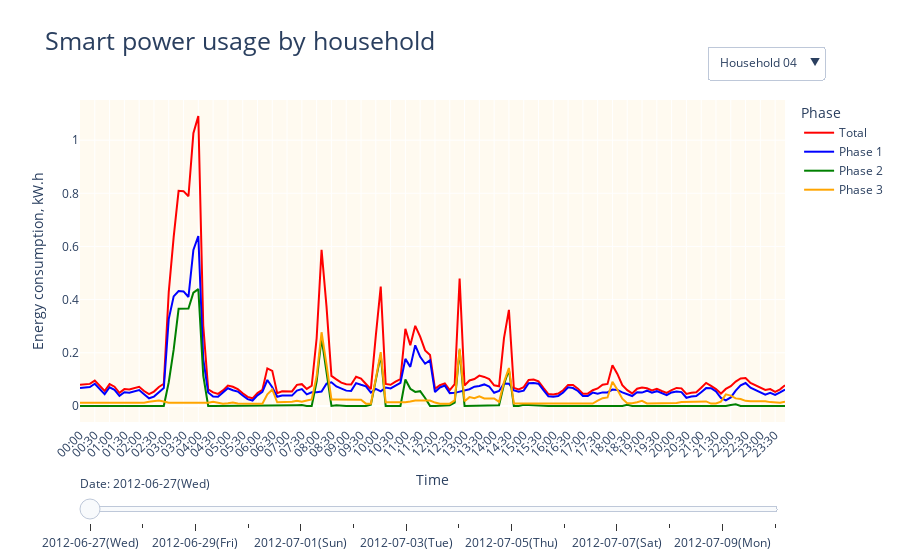

Notebook code cell kept with this figure:
### Markdown cell above
## Plotly with dropdown menu and slider
dropdown menu as the households, and slider as the date (first 2 weeks of the data)

### Code cell
# INITIALIZE GRAPH OBJECT
fig = go.Figure(layout=dict(
    legend=dict(groupclick="toggleitem")))

# fig = make_subplots(rows=4, cols=1, vertical_spacing=0.065, shared_xaxes=True)

# ADD TRACES: [c1*y1, c1*y2, c1*y3,..c2*y1, c2*y2,..]
for house in pd.unique(ten_min_day.household):  # 3 household
    for s in pd.unique(ten_min_day.date):  # 14 days

        df1 = ten_min_day.loc[(ten_min_day['household'] == house) & (
            ten_min_day['date'] == s)]
        total_df = df1.loc[(df1['phase'] == 0)]
        p1_df = df1.loc[(df1['phase'] == 1)]
        p2_df = df1.loc[(df1['phase'] == 2)]
        p3_df = df1.loc[(df1['phase'] == 3)]

        fig.add_trace(
            go.Scatter(x=list(total_df.time), y=list(total_df.value), visible=False, name="Total",
                       line=dict(color='red')))
        fig.add_trace(
            go.Scatter(x=list(p1_df.time), y=list(p1_df.value), visible=False, name="Phase 1",
                       line=dict(color='blue')))
        fig.add_trace(
            go.Scatter(x=list(p2_df.time), y=list(p2_df.value), visible=False, name="Phase 2",
                       line=dict(color='green')))
        fig.add_trace(
            go.Scatter(x=list(p3_df.time), y=list(p3_df.value), visible=False, name="Phase 3",
                       line=dict(color='orange')))

        # total 4*14*3 traces

        # fig.add_trace(
        #     go.Scatter(
        #     visible=False,
        #     line=dict(color="#00CED1", width=6),
        #     name="Date : " + str(step),
        #     x=pd.unique(ten_min_day.date),
        #     y=ten_min_day.value))


# Create and add slider
steps = []

# for each year and each continent

for i in range(3*14):
    label = [str(s) for s in ten_min_day['date'].dt.strftime(
        '%Y-%m-%d(%a)').unique()]
    step = dict(
        method="update",
        label=label[i % 14],
        args=[{"visible": [False]*3*14*4},],
        # layout attribute
    )

    step["args"][0]["visible"][i*4] = True
    step["args"][0]["visible"][i*4+1] = True
    step["args"][0]["visible"][i*4+2] = True
    step["args"][0]["visible"][i*4+3] = True  # Toggle i'th trace to "visible"
    steps.append(step)

sliders = []

for i in np.arange(0, 3*14, 14):
    slider = [dict(
        active=0,
        currentvalue={"prefix": "Date: "},
        pad={"t": 50},
        steps=steps[i:i+14],


    )]
    sliders.append(slider)

# INITIALIZE
# MAKE FIRST TRACE VISABLE
fig.data[0].visible = True
fig.data[1].visible = True
fig.data[2].visible = True
fig.data[3].visible = True
fig.update_layout(sliders=sliders[0])


# ADD DROPDOWN TO CHANGE TYPE
# "restyle": modify data or data attributes
# "relayout": modify layout attributes
# "update": modify data and layout attributes
# "animate": start or pause an animation

fig.update_layout(
    title=dict(text="Smart power usage by household",
               font=dict(size=25), yref='paper'),
    legend_title="Phase",
    xaxis_title="Time",
    yaxis_title="Energy consumption, kW.h",
    plot_bgcolor="floralwhite",
    showlegend=True,
    hovermode='x'

)
fig.update_xaxes(tickangle=-45,
                 showspikes=True,
                 spikemode='across',
                 spikesnap='cursor',
                 showline=True,
                 showgrid=True,
                 spikethickness=1,
                
                 )
# IMPORTANT WITH MULTIPLE ARGS YOU NEED EACH IN A DICTIONARY FOR SOME REASON
fig.update_layout(

    updatemenus=[
        dict(
            buttons=list([
                dict(
                    label="Household 04",
                    method="update",
                    args=[{"visible": [False]*0*4+[True]*4+[False]
                           * (3*14-1)*4}, {"sliders": sliders[0]}],


                ),
                dict(
                    label="Household 05",
                    method="update",
                    args=[{"visible": [False]*14*4+[True]*4+[False]
                           * (3*14-1-14)*4}, {"sliders": sliders[1]}],
                ),
                dict(
                    label="Household 06",
                    method="update",
                    args=[{"visible": [False]*28*4+[True]*4+[False]
                           * (3*14-1-14*2)*4}, {"sliders": sliders[2]}],

                )
            ]),
            direction="down",
            showactive=True,
            pad={"r": 10, "t": 10},
            x=0.89,
            xanchor="left",
            y=1.2,
            yanchor="auto",

        )
    ]
)

fig.show()

### Figure 1 — Plotly figure (JSON) as saved in the notebook; plotly's stock layout.template omitted (floating-point values rounded to 4 significant figures; data arrays with more than 128 entries replaced by an {"elided": "..."} marker saying what was removed)
{"data": [{"line": {"color": "red"}, "name": "Total", "type": "scatter", "visible": true, "x": {"elided": "144 str values"}, "y": {"elided": "144 float values"}}, {"line": {"color": "blue"}, "name": "Phase 1", "type": "scatter", "visible": true, "x": {"elided": "144 str values"}, "y": {"elided": "144 float values"}}, {"line": {"color": "green"}, "name": "Phase 2", "type": "scatter", "visible": true, "x": {"elided": "144 str values"}, "y": {"elided": "144 float values"}}, {"line": {"color": "orange"}, "name": "Phase 3", "type": "scatter", "visible": true, "x": {"elided": "144 str values"}, "y": {"elided": "144 float values"}}, {"line": {"color": "red"}, "name": "Total", "type": "scatter", "visible": false, "x": {"elided": "144 str values"}, "y": {"elided": "144 float values"}}, {"line": {"color": "blue"}, "name": "Phase 1", "type": "scatter", "visible": false, "x": {"elided": "144 str values"}, "y": {"elided": "144 float values"}}, {"line": {"color": "green"}, "name": "Phase 2", "type": "scatter", "visible": false, "x": {"elided": "144 str values"}, "y": {"elided": "144 float values"}}, {"line": {"color": "orange"}, "name": "Phase 3", "type": "scatter", "visible": false, "x": {"elided": "144 str values"}, "y": {"elided": "144 float values"}}, {"line": {"color": "red"}, "name": "Total", "type": "scatter", "visible": false, "x": {"elided": "144 str values"}, "y": {"elided": "144 float values"}}, {"line": {"color": "blue"}, "name": "Phase 1", "type": "scatter", "visible": false, "x": {"elided": "144 str values"}, "y": {"elided": "144 float values"}}, {"line": {"color": "green"}, "name": "Phase 2", "type": "scatter", "visible": false, "x": {"elided": "144 str values"}, "y": {"elided": "144 float values"}}, {"line": {"color": "orange"}, "name": "Phase 3", "type": "scatter", "visible": false, "x": {"elided": "144 str values"}, "y": {"elided": "144 float values"}}, {"line": {"color": "red"}, "name": "Total", "type": "scatter", "visible": false, "x": {"elided": "144 str values"}, "y": {"elided": "144 float values"}}, {"line": {"color": "blue"}, "name": "Phase 1", "type": "scatter", "visible": false, "x": {"elided": "144 str values"}, "y": {"elided": "144 float values"}}, {"line": {"color": "green"}, "name": "Phase 2", "type": "scatter", "visible": false, "x": {"elided": "144 str values"}, "y": {"elided": "144 float values"}}, {"line": {"color": "orange"}, "name": "Phase 3", "type": "scatter", "visible": false, "x": {"elided": "144 str values"}, "y": {"elided": "144 float values"}}, {"line": {"color": "red"}, "name": "Total", "type": "scatter", "visible": false, "x": {"elided": "144 str values"}, "y": {"elided": "144 float values"}}, {"line": {"color": "blue"}, "name": "Phase 1", "type": "scatter", "visible": false, "x": {"elided": "144 str values"}, "y": {"elided": "144 float values"}}, {"line": {"color": "green"}, "name": "Phase 2", "type": "scatter", "visible": false, "x": {"elided": "144 str values"}, "y": {"elided": "144 float values"}}, {"line": {"color": "orange"}, "name": "Phase 3", "type": "scatter", "visible": false, "x": {"elided": "144 str values"}, "y": {"elided": "144 float values"}}, {"line": {"color": "red"}, "name": "Total", "type": "scatter", "visible": false, "x": {"elided": "144 str values"}, "y": {"elided": "144 float values"}}, {"line": {"color": "blue"}, "name": "Phase 1", "type": "scatter", "visible": false, "x": {"elided": "144 str values"}, "y": {"elided": "144 float values"}}, {"line": {"color": "green"}, "name": "Phase 2", "type": "scatter", "visible": false, "x": {"elided": "144 str values"}, "y": {"elided": "144 float values"}}, {"line": {"color": "orange"}, "name": "Phase 3", "type": "scatter", "visible": false, "x": {"elided": "144 str values"}, "y": {"elided": "144 float values"}}, {"line": {"color": "red"}, "name": "Total", "type": "scatter", "visible": false, "x": {"elided": "144 str values"}, "y": {"elided": "144 float values"}}, {"line": {"color": "blue"}, "name": "Phase 1", "type": "scatter", "visible": false, "x": {"elided": "144 str values"}, "y": {"elided": "144 float values"}}, {"line": {"color": "green"}, "name": "Phase 2", "type": "scatter", "visible": false, "x": {"elided": "144 str values"}, "y": {"elided": "144 float values"}}, {"line": {"color": "orange"}, "name": "Phase 3", "type": "scatter", "visible": false, "x": {"elided": "144 str values"}, "y": {"elided": "144 float values"}}, {"line": {"color": "red"}, "name": "Total", "type": "scatter", "visible": false, "x": {"elided": "144 str values"}, "y": {"elided": "144 float values"}}, {"line": {"color": "blue"}, "name": "Phase 1", "type": "scatter", "visible": false, "x": {"elided": "144 str values"}, "y": {"elided": "144 float values"}}, {"line": {"color": "green"}, "name": "Phase 2", "type": "scatter", "visible": false, "x": {"elided": "144 str values"}, "y": {"elided": "144 float values"}}, {"line": {"color": "orange"}, "name": "Phase 3", "type": "scatter", "visible": false, "x": {"elided": "144 str values"}, "y": {"elided": "144 float values"}}, {"line": {"color": "red"}, "name": "Total", "type": "scatter", "visible": false, "x": {"elided": "144 str values"}, "y": {"elided": "144 float values"}}, {"line": {"color": "blue"}, "name": "Phase 1", "type": "scatter", "visible": false, "x": {"elided": "144 str values"}, "y": {"elided": "144 float values"}}, {"line": {"color": "green"}, "name": "Phase 2", "type": "scatter", "visible": false, "x": {"elided": "144 str values"}, "y": {"elided": "144 float values"}}, {"line": {"color": "orange"}, "name": "Phase 3", "type": "scatter", "visible": false, "x": {"elided": "144 str values"}, "y": {"elided": "144 float values"}}, {"line": {"color": "red"}, "name": "Total", "type": "scatter", "visible": false, "x": {"elided": "144 str values"}, "y": {"elided": "144 float values"}}, {"line": {"color": "blue"}, "name": "Phase 1", "type": "scatter", "visible": false, "x": {"elided": "144 str values"}, "y": {"elided": "144 float values"}}, {"line": {"color": "green"}, "name": "Phase 2", "type": "scatter", "visible": false, "x": {"elided": "144 str values"}, "y": {"elided": "144 float values"}}, {"line": {"color": "orange"}, "name": "Phase 3", "type": "scatter", "visible": false, "x": {"elided": "144 str values"}, "y": {"elided": "144 float values"}}, {"line": {"color": "red"}, "name": "Total", "type": "scatter", "visible": false, "x": {"elided": "144 str values"}, "y": {"elided": "144 float values"}}, {"line": {"color": "blue"}, "name": "Phase 1", "type": "scatter", "visible": false, "x": {"elided": "144 str values"}, "y": {"elided": "144 float values"}}, {"line": {"color": "green"}, "name": "Phase 2", "type": "scatter", "visible": false, "x": {"elided": "144 str values"}, "y": {"elided": "144 float values"}}, {"line": {"color": "orange"}, "name": "Phase 3", "type": "scatter", "visible": false, "x": {"elided": "144 str values"}, "y": {"elided": "144 float values"}}, {"line": {"color": "red"}, "name": "Total", "type": "scatter", "visible": false, "x": {"elided": "144 str values"}, "y": {"elided": "144 float values"}}, {"line": {"color": "blue"}, "name": "Phase 1", "type": "scatter", "visible": false, "x": {"elided": "144 str values"}, "y": {"elided": "144 float values"}}, {"line": {"color": "green"}, "name": "Phase 2", "type": "scatter", "visible": false, "x": {"elided": "144 str values"}, "y": {"elided": "144 float values"}}, {"line": {"color": "orange"}, "name": "Phase 3", "type": "scatter", "visible": false, "x": {"elided": "144 str values"}, "y": {"elided": "144 float values"}}, {"line": {"color": "red"}, "name": "Total", "type": "scatter", "visible": false, "x": {"elided": "144 str values"}, "y": {"elided": "144 float values"}}, {"line": {"color": "blue"}, "name": "Phase 1", "type": "scatter", "visible": false, "x": {"elided": "144 str values"}, "y": {"elided": "144 float values"}}, {"line": {"color": "green"}, "name": "Phase 2", "type": "scatter", "visible": false, "x": {"elided": "144 str values"}, "y": {"elided": "144 float values"}}, {"line": {"color": "orange"}, "name": "Phase 3", "type": "scatter", "visible": false, "x": {"elided": "144 str values"}, "y": {"elided": "144 float values"}}, {"line": {"color": "red"}, "name": "Total", "type": "scatter", "visible": false, "x": {"elided": "144 str values"}, "y": {"elided": "144 float values"}}, {"line": {"color": "blue"}, "name": "Phase 1", "type": "scatter", "visible": false, "x": {"elided": "144 str values"}, "y": {"elided": "144 float values"}}, {"line": {"color": "green"}, "name": "Phase 2", "type": "scatter", "visible": false, "x": {"elided": "144 str values"}, "y": {"elided": "144 float values"}}, {"line": {"color": "orange"}, "name": "Phase 3", "type": "scatter", "visible": false, "x": {"elided": "144 str values"}, "y": {"elided": "144 float values"}}, {"line": {"color": "red"}, "name": "Total", "type": "scatter", "visible": false, "x": {"elided": "144 str values"}, "y": {"elided": "144 float values"}}, {"line": {"color": "blue"}, "name": "Phase 1", "type": "scatter", "visible": false, "x": {"elided": "144 str values"}, "y": {"elided": "144 float values"}}, {"line": {"color": "green"}, "name": "Phase 2", "type": "scatter", "visible": false, "x": {"elided": "144 str values"}, "y": {"elided": "144 float values"}}, {"line": {"color": "orange"}, "name": "Phase 3", "type": "scatter", "visible": false, "x": {"elided": "144 str values"}, "y": {"elided": "144 float values"}}, {"line": {"color": "red"}, "name": "Total", "type": "scatter", "visible": false, "x": {"elided": "144 str values"}, "y": {"elided": "144 float values"}}, {"line": {"color": "blue"}, "name": "Phase 1", "type": "scatter", "visible": false, "x": {"elided": "144 str values"}, "y": {"elided": "144 float values"}}, {"line": {"color": "green"}, "name": "Phase 2", "type": "scatter", "visible": false, "x": {"elided": "144 str values"}, "y": {"elided": "144 float values"}}, {"line": {"color": "orange"}, "name": "Phase 3", "type": "scatter", "visible": false, "x": {"elided": "144 str values"}, "y": {"elided": "144 float values"}}, {"line": {"color": "red"}, "name": "Total", "type": "scatter", "visible": false, "x": {"elided": "144 str values"}, "y": {"elided": "144 float values"}}, {"line": {"color": "blue"}, "name": "Phase 1", "type": "scatter", "visible": false, "x": {"elided": "144 str values"}, "y": {"elided": "144 float values"}}, {"line": {"color": "green"}, "name": "Phase 2", "type": "scatter", "visible": false, "x": {"elided": "144 str values"}, "y": {"elided": "144 float values"}}, {"line": {"color": "orange"}, "name": "Phase 3", "type": "scatter", "visible": false, "x": {"elided": "144 str values"}, "y": {"elided": "144 float values"}}, {"line": {"color": "red"}, "name": "Total", "type": "scatter", "visible": false, "x": {"elided": "144 str values"}, "y": {"elided": "144 float values"}}, {"line": {"color": "blue"}, "name": "Phase 1", "type": "scatter", "visible": false, "x": {"elided": "144 str values"}, "y": {"elided": "144 float values"}}, {"line": {"color": "green"}, "name": "Phase 2", "type": "scatter", "visible": false, "x": {"elided": "144 str values"}, "y": {"elided": "144 float values"}}, {"line": {"color": "orange"}, "name": "Phase 3", "type": "scatter", "visible": false, "x": {"elided": "144 str values"}, "y": {"elided": "144 float values"}}, {"line": {"color": "red"}, "name": "Total", "type": "scatter", "visible": false, "x": {"elided": "144 str values"}, "y": {"elided": "144 float values"}}, {"line": {"color": "blue"}, "name": "Phase 1", "type": "scatter", "visible": false, "x": {"elided": "144 str values"}, "y": {"elided": "144 float values"}}, {"line": {"color": "green"}, "name": "Phase 2", "type": "scatter", "visible": false, "x": {"elided": "144 str values"}, "y": {"elided": "144 float values"}}, {"line": {"color": "orange"}, "name": "Phase 3", "type": "scatter", "visible": false, "x": {"elided": "144 str values"}, "y": {"elided": "144 float values"}}, {"line": {"color": "red"}, "name": "Total", "type": "scatter", "visible": false, "x": {"elided": "144 str values"}, "y": {"elided": "144 float values"}}, {"line": {"color": "blue"}, "name": "Phase 1", "type": "scatter", "visible": false, "x": {"elided": "144 str values"}, "y": {"elided": "144 float values"}}, {"line": {"color": "green"}, "name": "Phase 2", "type": "scatter", "visible": false, "x": {"elided": "144 str values"}, "y": {"elided": "144 float values"}}, {"line": {"color": "orange"}, "name": "Phase 3", "type": "scatter", "visible": false, "x": {"elided": "144 str values"}, "y": {"elided": "144 float values"}}, {"line": {"color": "red"}, "name": "Total", "type": "scatter", "visible": false, "x": {"elided": "144 str values"}, "y": {"elided": "144 float values"}}, {"line": {"color": "blue"}, "name": "Phase 1", "type": "scatter", "visible": false, "x": {"elided": "144 str values"}, "y": {"elided": "144 float values"}}, {"line": {"color": "green"}, "name": "Phase 2", "type": "scatter", "visible": false, "x": {"elided": "144 str values"}, "y": {"elided": "144 float values"}}, {"line": {"color": "orange"}, "name": "Phase 3", "type": "scatter", "visible": false, "x": {"elided": "144 str values"}, "y": {"elided": "144 float values"}}, {"line": {"color": "red"}, "name": "Total", "type": "scatter", "visible": false, "x": {"elided": "144 str values"}, "y": {"elided": "144 float values"}}, {"line": {"color": "blue"}, "name": "Phase 1", "type": "scatter", "visible": false, "x": {"elided": "144 str values"}, "y": {"elided": "144 float values"}}, {"line": {"color": "green"}, "name": "Phase 2", "type": "scatter", "visible": false, "x": {"elided": "144 str values"}, "y": {"elided": "144 float values"}}, {"line": {"color": "orange"}, "name": "Phase 3", "type": "scatter", "visible": false, "x": {"elided": "144 str values"}, "y": {"elided": "144 float values"}}, {"line": {"color": "red"}, "name": "Total", "type": "scatter", "visible": false, "x": {"elided": "144 str values"}, "y": {"elided": "144 float values"}}, {"line": {"color": "blue"}, "name": "Phase 1", "type": "scatter", "visible": false, "x": {"elided": "144 str values"}, "y": {"elided": "144 float values"}}, {"line": {"color": "green"}, "name": "Phase 2", "type": "scatter", "visible": false, "x": {"elided": "144 str values"}, "y": {"elided": "144 float values"}}, {"line": {"color": "orange"}, "name": "Phase 3", "type": "scatter", "visible": false, "x": {"elided": "144 str values"}, "y": {"elided": "144 float values"}}, {"line": {"color": "red"}, "name": "Total", "type": "scatter", "visible": false, "x": {"elided": "144 str values"}, "y": {"elided": "144 float values"}}, {"line": {"color": "blue"}, "name": "Phase 1", "type": "scatter", "visible": false, "x": {"elided": "144 str values"}, "y": {"elided": "144 float values"}}, {"line": {"color": "green"}, "name": "Phase 2", "type": "scatter", "visible": false, "x": {"elided": "144 str values"}, "y": {"elided": "144 float values"}}, {"line": {"color": "orange"}, "name": "Phase 3", "type": "scatter", "visible": false, "x": {"elided": "144 str values"}, "y": {"elided": "144 float values"}}, {"line": {"color": "red"}, "name": "Total", "type": "scatter", "visible": false, "x": {"elided": "144 str values"}, "y": {"elided": "144 float values"}}, {"line": {"color": "blue"}, "name": "Phase 1", "type": "scatter", "visible": false, "x": {"elided": "144 str values"}, "y": {"elided": "144 float values"}}, {"line": {"color": "green"}, "name": "Phase 2", "type": "scatter", "visible": false, "x": {"elided": "144 str values"}, "y": {"elided": "144 float values"}}, {"line": {"color": "orange"}, "name": "Phase 3", "type": "scatter", "visible": false, "x": {"elided": "144 str values"}, "y": {"elided": "144 float values"}}, {"line": {"color": "red"}, "name": "Total", "type": "scatter", "visible": false, "x": {"elided": "144 str values"}, "y": {"elided": "144 float values"}}, {"line": {"color": "blue"}, "name": "Phase 1", "type": "scatter", "visible": false, "x": {"elided": "144 str values"}, "y": {"elided": "144 float values"}}, {"line": {"color": "green"}, "name": "Phase 2", "type": "scatter", "visible": false, "x": {"elided": "144 str values"}, "y": {"elided": "144 float values"}}, {"line": {"color": "orange"}, "name": "Phase 3", "type": "scatter", "visible": false, "x": {"elided": "144 str values"}, "y": {"elided": "144 float values"}}, {"line": {"color": "red"}, "name": "Total", "type": "scatter", "visible": false, "x": {"elided": "144 str values"}, "y": {"elided": "144 float values"}}, {"line": {"color": "blue"}, "name": "Phase 1", "type": "scatter", "visible": false, "x": {"elided": "144 str values"}, "y": {"elided": "144 float values"}}, {"line": {"color": "green"}, "name": "Phase 2", "type": "scatter", "visible": false, "x": {"elided": "144 str values"}, "y": {"elided": "144 float values"}}, {"line": {"color": "orange"}, "name": "Phase 3", "type": "scatter", "visible": false, "x": {"elided": "144 str values"}, "y": {"elided": "144 float values"}}, {"line": {"color": "red"}, "name": "Total", "type": "scatter", "visible": false, "x": {"elided": "144 str values"}, "y": {"elided": "144 float values"}}, {"line": {"color": "blue"}, "name": "Phase 1", "type": "scatter", "visible": false, "x": {"elided": "144 str values"}, "y": {"elided": "144 float values"}}, {"line": {"color": "green"}, "name": "Phase 2", "type": "scatter", "visible": false, "x": {"elided": "144 str values"}, "y": {"elided": "144 float values"}}, {"line": {"color": "orange"}, "name": "Phase 3", "type": "scatter", "visible": false, "x": {"elided": "144 str values"}, "y": {"elided": "144 float values"}}, {"line": {"color": "red"}, "name": "Total", "type": "scatter", "visible": false, "x": {"elided": "144 str values"}, "y": {"elided": "144 float values"}}, {"line": {"color": "blue"}, "name": "Phase 1", "type": "scatter", "visible": false, "x": {"elided": "144 str values"}, "y": {"elided": "144 float values"}}, {"line": {"color": "green"}, "name": "Phase 2", "type": "scatter", "visible": false, "x": {"elided": "144 str values"}, "y": {"elided": "144 float values"}}, {"line": {"color": "orange"}, "name": "Phase 3", "type": "scatter", "visible": false, "x": {"elided": "144 str values"}, "y": {"elided": "144 float values"}}, {"line": {"color": "red"}, "name": "Total", "type": "scatter", "visible": false, "x": {"elided": "144 str values"}, "y": {"elided": "144 float values"}}, {"line": {"color": "blue"}, "name": "Phase 1", "type": "scatter", "visible": false, "x": {"elided": "144 str values"}, "y": {"elided": "144 float values"}}, {"line": {"color": "green"}, "name": "Phase 2", "type": "scatter", "visible": false, "x": {"elided": "144 str values"}, "y": {"elided": "144 float values"}}, {"line": {"color": "orange"}, "name": "Phase 3", "type": "scatter", "visible": false, "x": {"elided": "144 str values"}, "y": {"elided": "144 float values"}}, {"line": {"color": "red"}, "name": "Total", "type": "scatter", "visible": false, "x": {"elided": "144 str values"}, "y": {"elided": "144 float values"}}, {"line": {"color": "blue"}, "name": "Phase 1", "type": "scatter", "visible": false, "x": {"elided": "144 str values"}, "y": {"elided": "144 float values"}}, {"line": {"color": "green"}, "name": "Phase 2", "type": "scatter", "visible": false, "x": {"elided": "144 str values"}, "y": {"elided": "144 float values"}}, {"line": {"color": "orange"}, "name": "Phase 3", "type": "scatter", "visible": false, "x": {"elided": "144 str values"}, "y": {"elided": "144 float values"}}, {"line": {"color": "red"}, "name": "Total", "type": "scatter", "visible": false, "x": {"elided": "144 str values"}, "y": {"elided": "144 float values"}}, {"line": {"color": "blue"}, "name": "Phase 1", "type": "scatter", "visible": false, "x": {"elided": "144 str values"}, "y": {"elided": "144 float values"}}, {"line": {"color": "green"}, "name": "Phase 2", "type": "scatter", "visible": false, "x": {"elided": "144 str values"}, "y": {"elided": "144 float values"}}, {"line": {"color": "orange"}, "name": "Phase 3", "type": "scatter", "visible": false, "x": {"elided": "144 str values"}, "y": {"elided": "144 float values"}}, {"line": {"color": "red"}, "name": "Total", "type": "scatter", "visible": false, "x": {"elided": "144 str values"}, "y": {"elided": "144 float values"}}, {"line": {"color": "blue"}, "name": "Phase 1", "type": "scatter", "visible": false, "x": {"elided": "144 str values"}, "y": {"elided": "144 float values"}}, {"line": {"color": "green"}, "name": "Phase 2", "type": "scatter", "visible": false, "x": {"elided": "144 str values"}, "y": {"elided": "144 float values"}}, {"line": {"color": "orange"}, "name": "Phase 3", "type": "scatter", "visible": false, "x": {"elided": "144 str values"}, "y": {"elided": "144 float values"}}, {"line": {"color": "red"}, "name": "Total", "type": "scatter", "visible": false, "x": {"elided": "144 str values"}, "y": {"elided": "144 float values"}}, {"line": {"color": "blue"}, "name": "Phase 1", "type": "scatter", "visible": false, "x": {"elided": "144 str values"}, "y": {"elided": "144 float values"}}, {"line": {"color": "green"}, "name": "Phase 2", "type": "scatter", "visible": false, "x": {"elided": "144 str values"}, "y": {"elided": "144 float values"}}, {"line": {"color": "orange"}, "name": "Phase 3", "type": "scatter", "visible": false, "x": {"elided": "144 str values"}, "y": {"elided": "144 float values"}}, {"line": {"color": "red"}, "name": "Total", "type": "scatter", "visible": false, "x": {"elided": "144 str values"}, "y": {"elided": "144 float values"}}, {"line": {"color": "blue"}, "name": "Phase 1", "type": "scatter", "visible": false, "x": {"elided": "144 str values"}, "y": {"elided": "144 float values"}}, {"line": {"color": "green"}, "name": "Phase 2", "type": "scatter", "visible": false, "x": {"elided": "144 str values"}, "y": {"elided": "144 float values"}}, {"line": {"color": "orange"}, "name": "Phase 3", "type": "scatter", "visible": false, "x": {"elided": "144 str values"}, "y": {"elided": "144 float values"}}, {"line": {"color": "red"}, "name": "Total", "type": "scatter", "visible": false, "x": {"elided": "144 str values"}, "y": {"elided": "144 float values"}}, {"line": {"color": "blue"}, "name": "Phase 1", "type": "scatter", "visible": false, "x": {"elided": "144 str values"}, "y": {"elided": "144 float values"}}, {"line": {"color": "green"}, "name": "Phase 2", "type": "scatter", "visible": false, "x": {"elided": "144 str values"}, "y": {"elided": "144 float values"}}, {"line": {"color": "orange"}, "name": "Phase 3", "type": "scatter", "visible": false, "x": {"elided": "144 str values"}, "y": {"elided": "144 float values"}}, {"line": {"color": "red"}, "name": "Total", "type": "scatter", "visible": false, "x": {"elided": "144 str values"}, "y": {"elided": "144 float values"}}, {"line": {"color": "blue"}, "name": "Phase 1", "type": "scatter", "visible": false, "x": {"elided": "144 str values"}, "y": {"elided": "144 float values"}}, {"line": {"color": "green"}, "name": "Phase 2", "type": "scatter", "visible": false, "x": {"elided": "144 str values"}, "y": {"elided": "144 float values"}}, {"line": {"color": "orange"}, "name": "Phase 3", "type": "scatter", "visible": false, "x": {"elided": "144 str values"}, "y": {"elided": "144 float values"}}, {"line": {"color": "red"}, "name": "Total", "type": "scatter", "visible": false, "x": {"elided": "144 str values"}, "y": {"elided": "144 float values"}}, {"line": {"color": "blue"}, "name": "Phase 1", "type": "scatter", "visible": false, "x": {"elided": "144 str values"}, "y": {"elided": "144 float values"}}, {"line": {"color": "green"}, "name": "Phase 2", "type": "scatter", "visible": false, "x": {"elided": "144 str values"}, "y": {"elided": "144 float values"}}, {"line": {"color": "orange"}, "name": "Phase 3", "type": "scatter", "visible": false, "x": {"elided": "144 str values"}, "y": {"elided": "144 float values"}}, {"line": {"color": "red"}, "name": "Total", "type": "scatter", "visible": false, "x": {"elided": "144 str values"}, "y": {"elided": "144 float values"}}, {"line": {"color": "blue"}, "name": "Phase 1", "type": "scatter", "visible": false, "x": {"elided": "144 str values"}, "y": {"elided": "144 float values"}}, {"line": {"color": "green"}, "name": "Phase 2", "type": "scatter", "visible": false, "x": {"elided": "144 str values"}, "y": {"elided": "144 float values"}}, {"line": {"color": "orange"}, "name": "Phase 3", "type": "scatter", "visible": false, "x": {"elided": "144 str values"}, "y": {"elided": "144 float values"}}, {"line": {"color": "red"}, "name": "Total", "type": "scatter", "visible": false, "x": {"elided": "144 str values"}, "y": {"elided": "144 float values"}}, {"line": {"color": "blue"}, "name": "Phase 1", "type": "scatter", "visible": false, "x": {"elided": "144 str values"}, "y": {"elided": "144 float values"}}, {"line": {"color": "green"}, "name": "Phase 2", "type": "scatter", "visible": false, "x": {"elided": "144 str values"}, "y": {"elided": "144 float values"}}, {"line": {"color": "orange"}, "name": "Phase 3", "type": "scatter", "visible": false, "x": {"elided": "144 str values"}, "y": {"elided": "144 float values"}}, {"line": {"color": "red"}, "name": "Total", "type": "scatter", "visible": false, "x": {"elided": "144 str values"}, "y": {"elided": "144 float values"}}, {"line": {"color": "blue"}, "name": "Phase 1", "type": "scatter", "visible": false, "x": {"elided": "144 str values"}, "y": {"elided": "144 float values"}}, {"line": {"color": "green"}, "name": "Phase 2", "type": "scatter", "visible": false, "x": {"elided": "144 str values"}, "y": {"elided": "144 float values"}}, {"line": {"color": "orange"}, "name": "Phase 3", "type": "scatter", "visible": false, "x": {"elided": "144 str values"}, "y": {"elided": "144 float values"}}, {"line": {"color": "red"}, "name": "Total", "type": "scatter", "visible": false, "x": {"elided": "144 str values"}, "y": {"elided": "144 float values"}}, {"line": {"color": "blue"}, "name": "Phase 1", "type": "scatter", "visible": false, "x": {"elided": "144 str values"}, "y": {"elided": "144 float values"}}, {"line": {"color": "green"}, "name": "Phase 2", "type": "scatter", "visible": false, "x": {"elided": "144 str values"}, "y": {"elided": "144 float values"}}, {"line": {"color": "orange"}, "name": "Phase 3", "type": "scatter", "visible": false, "x": {"elided": "144 str values"}, "y": {"elided": "144 float values"}}], "layout": {"hovermode": "x", "legend": {"groupclick": "toggleitem", "title": {"text": "Phase"}}, "plot_bgcolor": "floralwhite", "showlegend": true, "sliders": [{"active": 0, "currentvalue": {"prefix": "Date: "}, "pad": {"t": 50}, "steps": [{"args": [{"visible": {"elided": "168 bool values"}}], "label": "2012-06-27(Wed)", "method": "update"}, {"args": [{"visible": {"elided": "168 bool values"}}], "label": "2012-06-28(Thu)", "method": "update"}, {"args": [{"visible": {"elided": "168 bool values"}}], "label": "2012-06-29(Fri)", "method": "update"}, {"args": [{"visible": {"elided": "168 bool values"}}], "label": "2012-06-30(Sat)", "method": "update"}, {"args": [{"visible": {"elided": "168 bool values"}}], "label": "2012-07-01(Sun)", "method": "update"}, {"args": [{"visible": {"elided": "168 bool values"}}], "label": "2012-07-02(Mon)", "method": "update"}, {"args": [{"visible": {"elided": "168 bool values"}}], "label": "2012-07-03(Tue)", "method": "update"}, {"args": [{"visible": {"elided": "168 bool values"}}], "label": "2012-07-04(Wed)", "method": "update"}, {"args": [{"visible": {"elided": "168 bool values"}}], "label": "2012-07-05(Thu)", "method": "update"}, {"args": [{"visible": {"elided": "168 bool values"}}], "label": "2012-07-06(Fri)", "method": "update"}, {"args": [{"visible": {"elided": "168 bool values"}}], "label": "2012-07-07(Sat)", "method": "update"}, {"args": [{"visible": {"elided": "168 bool values"}}], "label": "2012-07-08(Sun)", "method": "update"}, {"args": [{"visible": {"elided": "168 bool values"}}], "label": "2012-07-09(Mon)", "method": "update"}, {"args": [{"visible": {"elided": "168 bool values"}}], "label": "2012-07-10(Tue)", "method": "update"}]}], "title": {"font": {"size": 25}, "text": "Smart power usage by household", "yref": "paper"}, "updatemenus": [{"buttons": [{"args": [{"visible": {"elided": "168 bool values"}}, {"sliders": [{"active": 0, "currentvalue": {"prefix": "Date: "}, "pad": {"t": 50}, "steps": [{"args": [{"visible": {"elided": "168 bool values"}}], "label": "2012-06-27(Wed)", "method": "update"}, {"args": [{"visible": {"elided": "168 bool values"}}], "label": "2012-06-28(Thu)", "method": "update"}, {"args": [{"visible": {"elided": "168 bool values"}}], "label": "2012-06-29(Fri)", "method": "update"}, {"args": [{"visible": {"elided": "168 bool values"}}], "label": "2012-06-30(Sat)", "method": "update"}, {"args": [{"visible": {"elided": "168 bool values"}}], "label": "2012-07-01(Sun)", "method": "update"}, {"args": [{"visible": {"elided": "168 bool values"}}], "label": "2012-07-02(Mon)", "method": "update"}, {"args": [{"visible": {"elided": "168 bool values"}}], "label": "2012-07-03(Tue)", "method": "update"}, {"args": [{"visible": {"elided": "168 bool values"}}], "label": "2012-07-04(Wed)", "method": "update"}, {"args": [{"visible": {"elided": "168 bool values"}}], "label": "2012-07-05(Thu)", "method": "update"}, {"args": [{"visible": {"elided": "168 bool values"}}], "label": "2012-07-06(Fri)", "method": "update"}, {"args": [{"visible": {"elided": "168 bool values"}}], "label": "2012-07-07(Sat)", "method": "update"}, {"args": [{"visible": {"elided": "168 bool values"}}], "label": "2012-07-08(Sun)", "method": "update"}, {"args": [{"visible": {"elided": "168 bool values"}}], "label": "2012-07-09(Mon)", "method": "update"}, {"args": [{"visible": {"elided": "168 bool values"}}], "label": "2012-07-10(Tue)", "method": "update"}]}]}], "label": "Household 04", "method": "update"}, {"args": [{"visible": {"elided": "168 bool values"}}, {"sliders": [{"active": 0, "currentvalue": {"prefix": "Date: "}, "pad": {"t": 50}, "steps": [{"args": [{"visible": {"elided": "168 bool values"}}], "label": "2012-06-27(Wed)", "method": "update"}, {"args": [{"visible": {"elided": "168 bool values"}}], "label": "2012-06-28(Thu)", "method": "update"}, {"args": [{"visible": {"elided": "168 bool values"}}], "label": "2012-06-29(Fri)", "method": "update"}, {"args": [{"visible": {"elided": "168 bool values"}}], "label": "2012-06-30(Sat)", "method": "update"}, {"args": [{"visible": {"elided": "168 bool values"}}], "label": "2012-07-01(Sun)", "method": "update"}, {"args": [{"visible": {"elided": "168 bool values"}}], "label": "2012-07-02(Mon)", "method": "update"}, {"args": [{"visible": {"elided": "168 bool values"}}], "label": "2012-07-03(Tue)", "method": "update"}, {"args": [{"visible": {"elided": "168 bool values"}}], "label": "2012-07-04(Wed)", "method": "update"}, {"args": [{"visible": {"elided": "168 bool values"}}], "label": "2012-07-05(Thu)", "method": "update"}, {"args": [{"visible": {"elided": "168 bool values"}}], "label": "2012-07-06(Fri)", "method": "update"}, {"args": [{"visible": {"elided": "168 bool values"}}], "label": "2012-07-07(Sat)", "method": "update"}, {"args": [{"visible": {"elided": "168 bool values"}}], "label": "2012-07-08(Sun)", "method": "update"}, {"args": [{"visible": {"elided": "168 bool values"}}], "label": "2012-07-09(Mon)", "method": "update"}, {"args": [{"visible": {"elided": "168 bool values"}}], "label": "2012-07-10(Tue)", "method": "update"}]}]}], "label": "Household 05", "method": "update"}, {"args": [{"visible": {"elided": "168 bool values"}}, {"sliders": [{"active": 0, "currentvalue": {"prefix": "Date: "}, "pad": {"t": 50}, "steps": [{"args": [{"visible": {"elided": "168 bool values"}}], "label": "2012-06-27(Wed)", "method": "update"}, {"args": [{"visible": {"elided": "168 bool values"}}], "label": "2012-06-28(Thu)", "method": "update"}, {"args": [{"visible": {"elided": "168 bool values"}}], "label": "2012-06-29(Fri)", "method": "update"}, {"args": [{"visible": {"elided": "168 bool values"}}], "label": "2012-06-30(Sat)", "method": "update"}, {"args": [{"visible": {"elided": "168 bool values"}}], "label": "2012-07-01(Sun)", "method": "update"}, {"args": [{"visible": {"elided": "168 bool values"}}], "label": "2012-07-02(Mon)", "method": "update"}, {"args": [{"visible": {"elided": "168 bool values"}}], "label": "2012-07-03(Tue)", "method": "update"}, {"args": [{"visible": {"elided": "168 bool values"}}], "label": "2012-07-04(Wed)", "method": "update"}, {"args": [{"visible": {"elided": "168 bool values"}}], "label": "2012-07-05(Thu)", "method": "update"}, {"args": [{"visible": {"elided": "168 bool values"}}], "label": "2012-07-06(Fri)", "method": "update"}, {"args": [{"visible": {"elided": "168 bool values"}}], "label": "2012-07-07(Sat)", "method": "update"}, {"args": [{"visible": {"elided": "168 bool values"}}], "label": "2012-07-08(Sun)", "method": "update"}, {"args": [{"visible": {"elided": "168 bool values"}}], "label": "2012-07-09(Mon)", "method": "update"}, {"args": [{"visible": {"elided": "168 bool values"}}], "label": "2012-07-10(Tue)", "method": "update"}]}]}], "label": "Household 06", "method": "update"}], "direction": "down", "pad": {"r": 10, "t": 10}, "showactive": true, "x": 0.89, "xanchor": "left", "y": 1.2, "yanchor": "auto"}], "xaxis": {"showgrid": true, "showline": true, "showspikes": true, "spikemode": "across", "spikesnap": "cursor", "spikethickness": 1, "tickangle": -45, "title": {"text": "Time"}}, "yaxis": {"title": {"text": "Energy consumption, kW.h"}}}}
